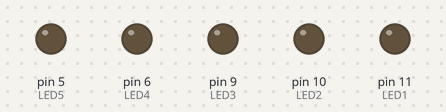
A sketch run on a simulated Arduino Uno, built with avr-gcc and run on an emulated ATmega328P. Shown: output pins drawn as LEDs (lit = HIGH).

Above: at 0.1 s.
At 4.1 s:
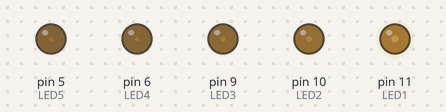
At 9.1 s:
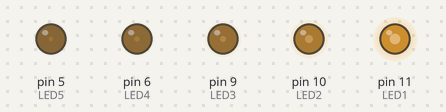
At 19.1 s:
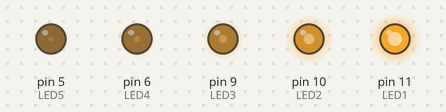
At 27.1 s:
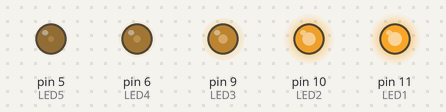
At 39.1 s:
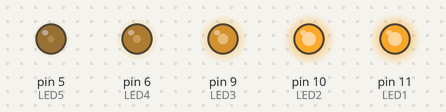
Timing chart, 0 to 40.0 s (numbered marks = the images above):
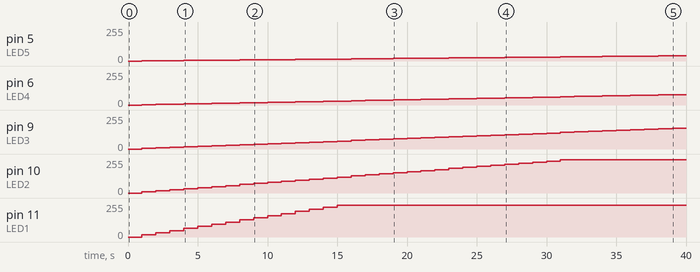

Measured:
- by itself, pin 5 (LED5): moves from 0/255 to 39/255 over 38.0 s
- by itself, pin 6 (LED4): moves from 0/255 to 78/255 over 38.0 s
- by itself, pin 9 (LED3): moves from 0/255 to 156/255 over 38.0 s
- by itself, pin 10 (LED2): moves from 0/255 to 248/255 over 30.0 s
- by itself, pin 11 (LED1): moves from 0/255 to 240/255 over 14.0 s

The sketch:

custom_light_design.ino
```cpp
// Project 2, Part 1: Custom Light Design. This project was to make a custom light design with 5 LEDs. We decided to
// make the 5 LEDs brighten at different rates until all the LEDs are fully bright. Then the LEDs all turn off
// and the process starts over.

// Group Members: Josh Wild, Dayne Newman
// Group Number: 14 (not sure this is what the bottom of the breadboard said)
// Date: 2/11/2025
// Code written by: Both team members

// Pin numbers for each LED
int LED1 = 11;
int LED2 = 10;
int LED3 = 9;
int LED4 = 6;
int LED5 = 5;

// Declaration for counter variables which will control how bright the corresponding LED is
int counter1 = 0;
int counter2 = 0;
int counter3 = 0;
int counter4 = 0;
int counter5 = 0;

void setup() {
  // Initialize each LED to OUTPUT mode
  pinMode(LED1, OUTPUT);
  pinMode(LED2, OUTPUT);
  pinMode(LED3, OUTPUT);
  pinMode(LED4, OUTPUT);
  pinMode(LED5, OUTPUT);
}

void loop() {
  // Loop until all LEDs are at maximum brightness
  // Each LED has the value of its counter written to it using analogWrite, and then the counter are incremented
  // by various amounts 1, 2, 4, 8, 16, to make the brightness of each light increase in a staggered fashion.
  while (counter1 < 255 || counter2 < 255 || counter3 < 255 || counter4 < 255 || counter5 < 255) {
    // Only increase an LED's brightness if it is not already at maximum brightness
    if (counter1 < 255) {
      analogWrite(LED1, counter1);
      counter1 = counter1 + 16;
    }
    if (counter2 < 255) {
      analogWrite(LED2, counter2);
      counter2 = counter2 + 8;
    }
    if (counter3 < 255) {
      analogWrite(LED3, counter3);
      counter3 = counter3 + 4;
    }
    if (counter4 < 255) {
      analogWrite(LED4, counter4);
      counter4 = counter4 + 2;
    }
    if (counter5 < 255) {
      analogWrite(LED5, counter5);
      counter5 = counter5 + 1;
    }
    delay(1000);  // Delay by 1 second before increasing the brightness of LEDs
  }

  // Turn all LEDs off
  analogWrite(LED1, 0);
  analogWrite(LED2, 0);
  analogWrite(LED3, 0);
  analogWrite(LED4, 0);
  analogWrite(LED5, 0);

  // Reset all coutners before the process starts over again
  counter1 = 0;
  counter2 = 0;
  counter3 = 0;
  counter4 = 0;
  counter5 = 0;
}
```
